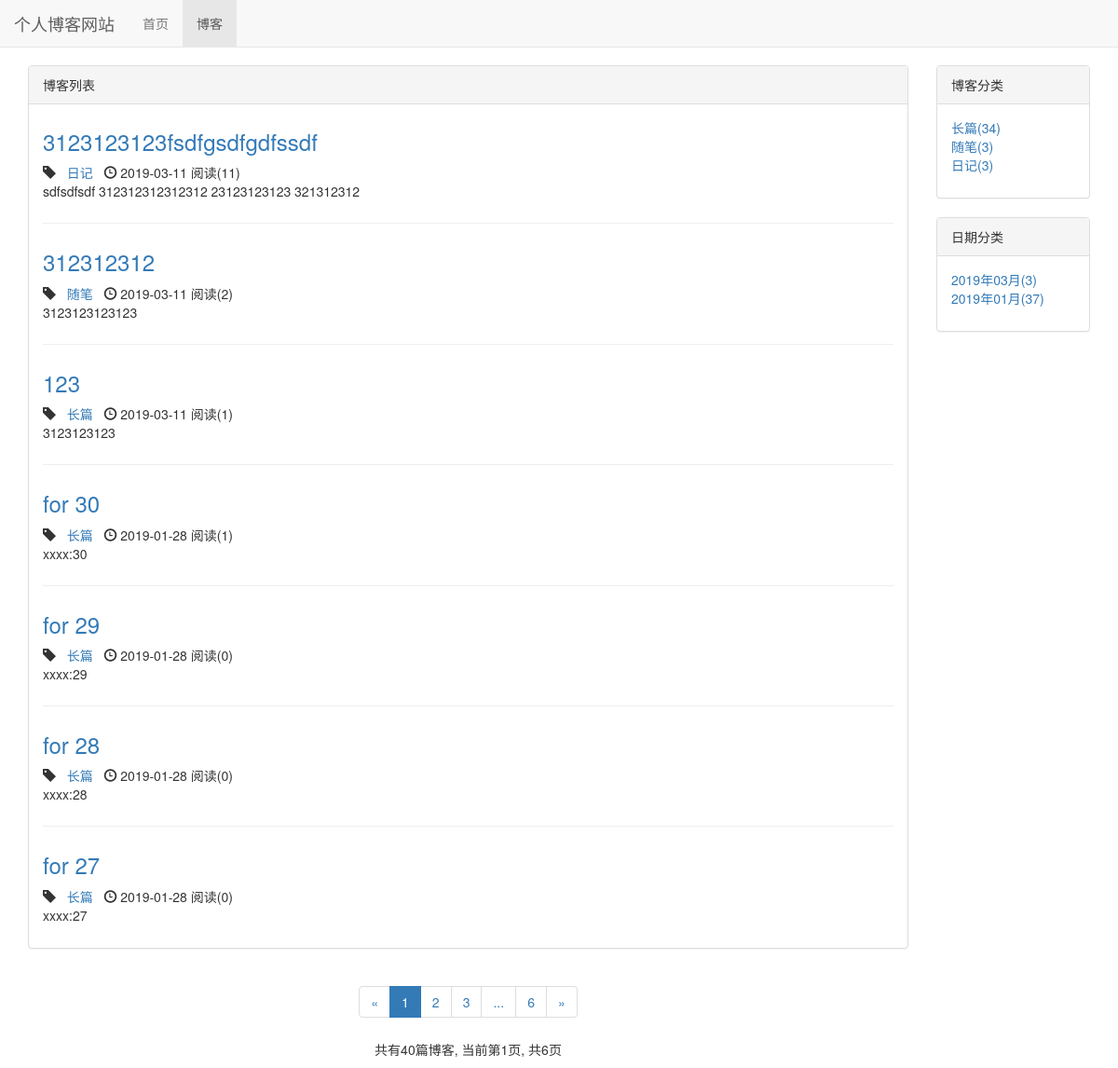
Screenshot of /blog/ with the database file from the repository.
### blog/models.py (models this page shows, shortened)
class Blog(models.Model, ReadNumExpandMethod):
    title = models.CharField(max_length=50)
    blog_type = models.ForeignKey(BlogType, on_delete=models.DO_NOTHING)
    content = RichTextUploadingField()
    author = models.ForeignKey(User, on_delete=models.DO_NOTHING)
    created_time = models.DateTimeField(auto_now_add=True)
    last_updated_time = models.DateTimeField(auto_now=True)
    class Meta:
        ordering = ['-created_time']

class BlogType(models.Model):
    type_name = models.CharField(max_length=50)
    def __str__(self):
        return self.type_name

### read_statistics/models.py (models this page shows)
class ReadNum(models.Model):
    read_num = models.IntegerField(default=0)
    content_type = models.ForeignKey(ContentType, on_delete=models.DO_NOTHING)
    object_id = models.PositiveIntegerField()
    content_object = GenericForeignKey('content_type', 'object_id')

### blog/views.py (the view)
# urls.py: path('', views.blog_list, name='blog_list'),
def blog_list(request):
    blogs_all_list = Blog.objects.all()
    context = get_blog_list_common_data(blogs_all_list, request)
    return render_to_response('blog/blog_list.html', context)

### read_statistics/models.py (called while the page is built)
    def get_read_num(self):
        try:
            ct = ContentType.objects.get_for_model(self)
            readnum = ReadNum.objects.get(content_type=ct, object_id=self.pk)
            return readnum.read_num
        except exceptions.ObjectDoesNotExist:
            return 0

### blog/templates/blog/blog_list.html (shortened to what this page needs)
{% extends 'base.html' %}
{% block nav_blog_active %}active{% endblock %}
{% load staticfiles %}
{% block header_extends %}
    <link rel="stylesheet" type="text/css" href="{% static 'blog/blog.css' %}">
{% endblock %}
{% block content %}
    <div class="container">
        <div class="row">
            <div class="col-xs-12 col-sm-8 col-md-9 col-lg-10">
                <div class="panel panel-default">
                    <div class="panel-heading">{% block blog_list_title %}博客列表{% endblock %}</div>
                    <div class="panel-body">
                        {% for blog in blogs %}
                            <div class="blog">
                                <h3><a href="{% url 'blog_detail' blog.pk %}">{{ blog.title }}</a></h3>
                                <p class="blog-info">
                                    <span class="glyphicon glyphicon-tag"></span>&nbsp;&nbsp;&nbsp;<a href="{% url 'blogs_with_type' blog.blog_type.pk %}">{{ blog.blog_type }}</a>&nbsp;&nbsp;&nbsp;<span class="glyphicon glyphicon-time"></span> {{ blog.created_time|date:"Y-m-d" }}
                                    阅读({{ blog.get_read_num }})
                                </p>
                                <p>{{ blog.content|striptags|truncatechars:120 }}</p>
                            </div>
                        {% empty %}
                            <div class="blog">
                                <h3>暂无博客，敬请期待</h3>
                            </div>
                        {% endfor %}
                    </div>
                </div>
                <div class="paginator">
                    <ul class="pagination">
                        <li>
                            {% if page_of_blogs.has_previous %}
                                <a href="?page={{ page_of_blogs.previous_page_number }}" aria-label="Previous">
                                    <span aria-hidden="true">&laquo;</span>
                                </a>
                            {% else %}
                                <span aria-hidden="true">&laquo;</span>
                            {% endif %}
                        </li>
                        {% for page_num in page_range %}
                            {% if page_num == page_of_blogs.number %}
                                <li class="active"><span>{{ page_num }}</span></li>
                            {% else %}
                                {% if page_num == '...' %}
                                    <li><span>{{ page_num }}</span></li>
                                {% else %}
                                    <li><a href="?page={{ page_num }}">{{ page_num }}</a></li>
                                {% endif %}
                            {% endif %}
                        {% endfor %}
                        <li>
                            {% if page_of_blogs.has_next %}
                                <a href="?page={{ page_of_blogs.next_page_number }}" aria-label="Next">
                                    <span aria-hidden="true">&raquo;</span>
                                </a>
                            {% else %}
                                <span aria-hidden="true">&raquo;</span>
                            {% endif %}
                        </li>
                    </ul>
                    <p>
                        共有{{ page_of_blogs.paginator.count }}篇博客,
                        当前第{{ page_of_blogs.number }}页,
                        共{{ page_of_blogs.paginator.num_pages }}页
                    </p>
                </div>
            </div>
            <div class="hidden-xs col-sm-4 col-md-3 col-lg-2">
                <div class="panel panel-default">
                    <div class="panel-heading">博客分类</div>
                    <div class="panel-body">
                        <ul class="blog-types">
                            {% for blog_type in blog_types %}
                                <li><a href="{% url 'blogs_with_type' blog_type.pk %}">{{ blog_type.type_name }}({{ blog_type.blog_set.count }})</a></li>
                            {% empty %}
                                <li>暂无分类</li>
                            {% endfor %}
                        </ul>
                    </div>
                </div>
                <div class="panel panel-default">
                    <div class="panel-heading">日期分类</div>
                    <div class="panel-body">
                        <ul>
                            {% for blog_date, blog_count in blog_dates.items %}
                                <li>
                                    <a href="{% url 'blogs_with_date' blog_date.year blog_date.month %}">
                                        {{ blog_date|date:"Y年m月" }}({{ blog_count }})
                                    </a>
                                </li>
                            {% endfor %}
                        </ul>
                    </div>
                </div>
            </div>
        </div>
    </div>
{% endblock %}

### static/css/base.css (style rules this page uses)
* { margin: 0; padding: 0; }
body { margin-top: 70px!important; }
ul { list-style-type: none!important; }

### blog/static/blog/blog.css (style rules this page uses)
ul.blog-types { list-style-type: none; }
div.blog:not(:last-child) { margin-bottom: 2em; padding-bottom: 1em; border-bottom: 1px solid #eee; }
div.blog h3 { margin-top: 0.5em; }
div.blog p.blog-info { margin-bottom: 0; }
div.paginator { text-align: center; }

### rows the page displays
Blog: title "3123123123fsdfgsdfgdfssdf", blog_type "日记", created_time "2019-03-11", get_read_num "11", content "sdfsdfsdf 312312312312312 23123123123 321312312"
Blog: title "312312312", blog_type "随笔", created_time "2019-03-11", get_read_num "2", content "3123123123123"
Blog: title "123", blog_type "长篇", created_time "2019-03-11", get_read_num "1", content "3123123123"
Blog: title "for 30", blog_type "长篇", created_time "2019-01-28", get_read_num "1", content "xxxx:30"
Blog: title "for 29", blog_type "长篇", created_time "2019-01-28", get_read_num "0", content "xxxx:29"
Blog: title "for 28", blog_type "长篇", created_time "2019-01-28", get_read_num "0", content "xxxx:28"
Blog: title "for 27", blog_type "长篇", created_time "2019-01-28", get_read_num "0", content "xxxx:27"
BlogType: type_name "长篇", blog_set.count "34"
BlogType: type_name "随笔", blog_set.count "3"
BlogType: type_name "日记", blog_set.count "3"

### other values shown
{{ page_num }} "1"
{{ page_num }} "2" "3" "6"
{{ page_num }} "..."
{{ page_of_blogs.paginator.count }} "40"
{{ page_of_blogs.number }} "1"
{{ page_of_blogs.paginator.num_pages }} "6"
{{ blog_date|date:"Y年m月" }} "2019年03月" "2019年01月"
{{ blog_count }} "3" "37"
